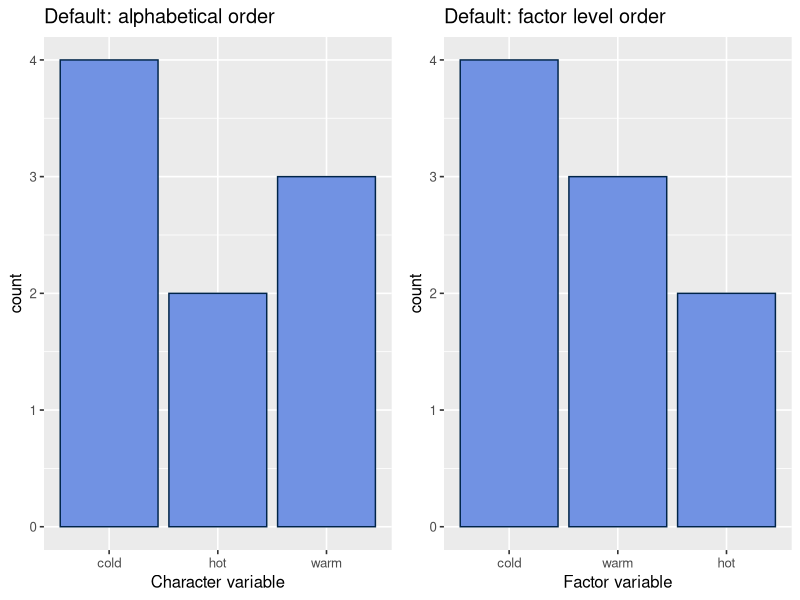
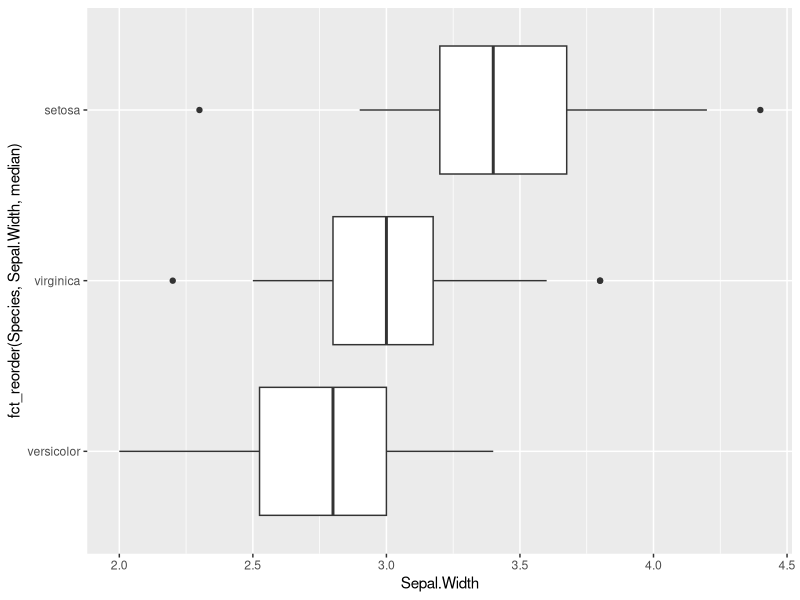
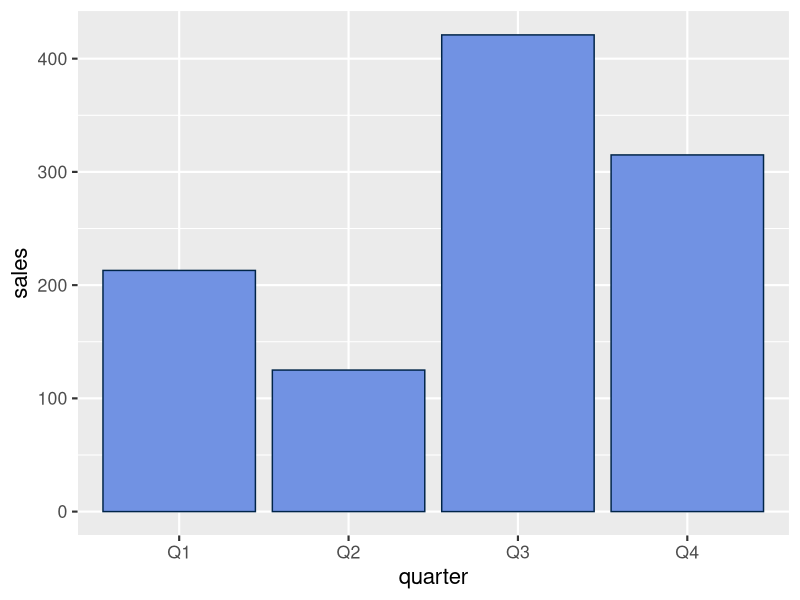
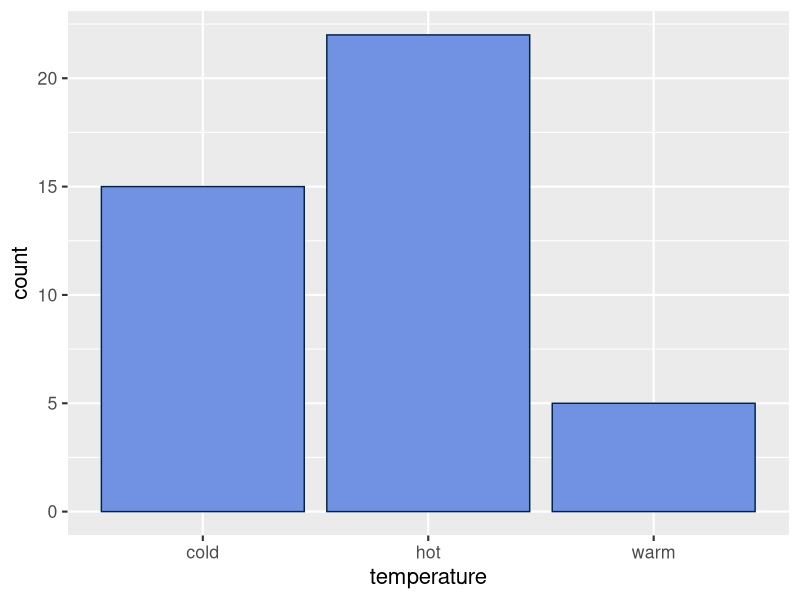
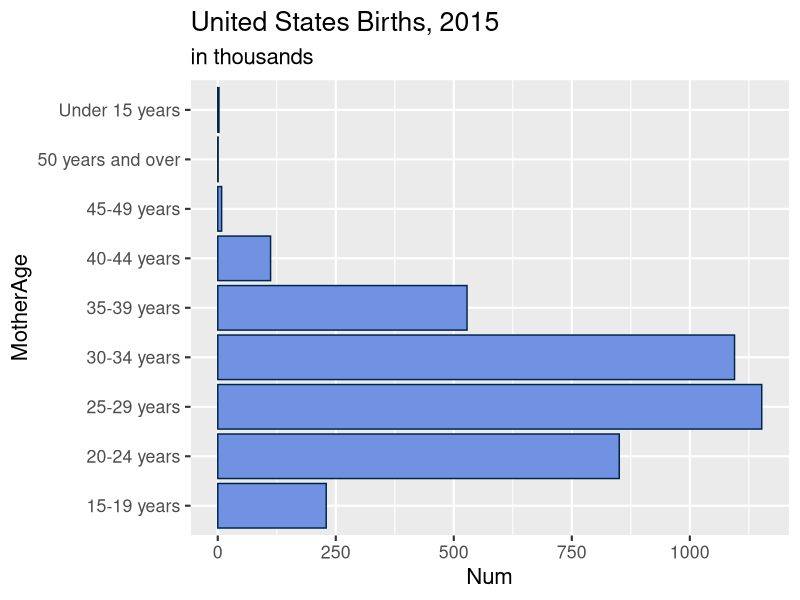
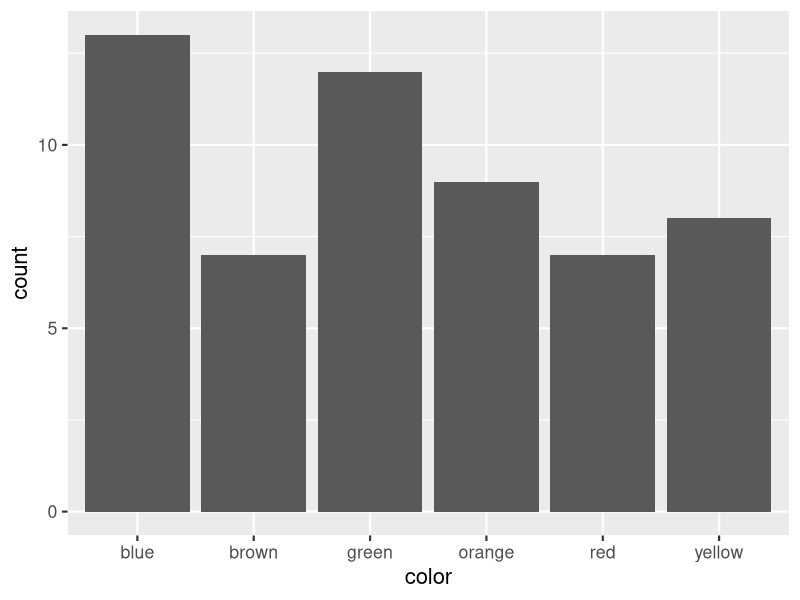
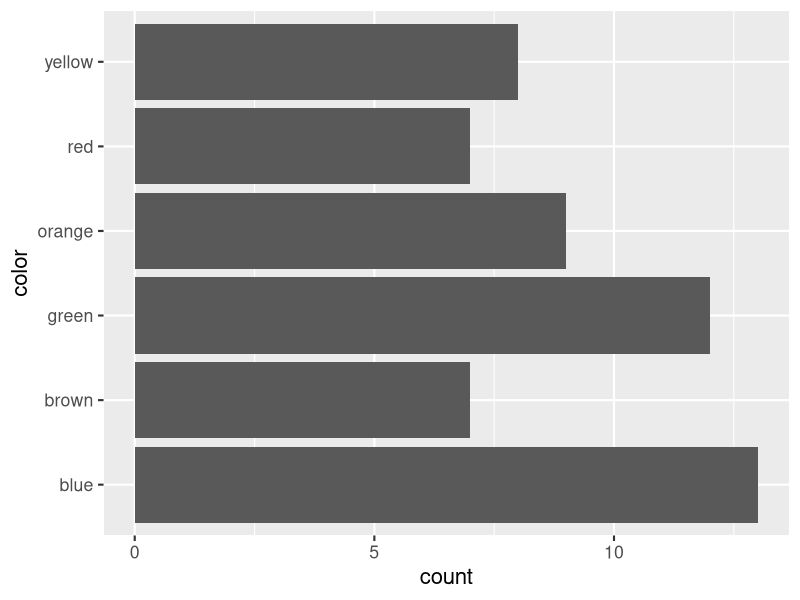
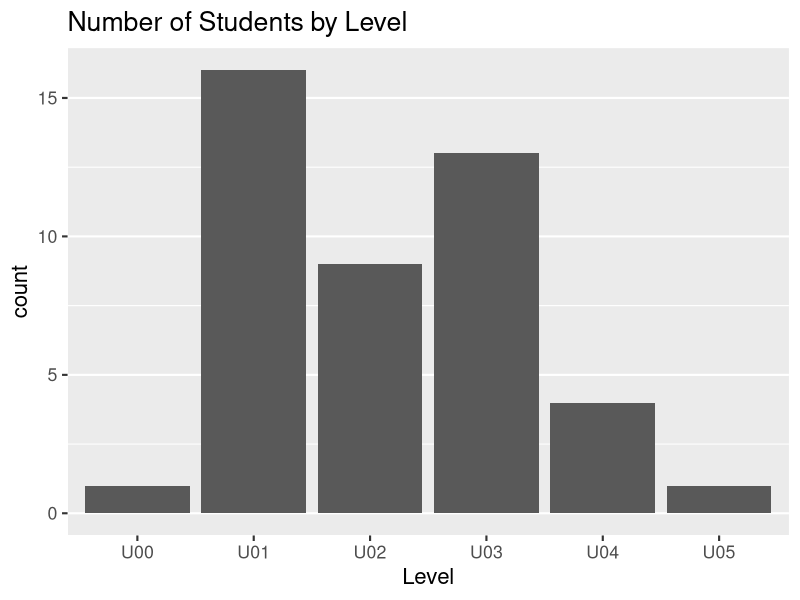

Reproduce these figures in R, in order.
## ---- chunk 1
library(knitr)
options(digits = 3, scipen = 999)
opts_chunk$set(fig.align='center',
               message = FALSE, cache = TRUE,
               warning = FALSE, echo = TRUE)
## ---- chunk 2
library(tidyverse)
mycolor <- "#002448"; myfill = "#7192E3"
## ---- chunk 3
df <- tibble(chardata = c("cold", "warm", "hot", "hot", "warm", "warm", "cold", "cold", "cold"), 
    factordata = factor(c("cold", "warm", "hot", "hot", "warm", "warm", "cold", "cold", "cold"), 
                                 levels = c("cold", "warm", "hot")))
## ---- chunk 4
library(gridExtra)
g1 <- ggplot(df, aes(chardata)) +
  geom_bar(color = mycolor, fill = myfill) + 
  ggtitle("Default: alphabetical order") +
  xlab("Character variable") +
  theme_grey(12)

g2 <- ggplot(df, aes(factordata)) +
  geom_bar(color = mycolor, fill = myfill) + 
  ggtitle("Default: factor level order") +
  xlab("Factor variable") +
  theme_grey(12)
grid.arrange(g1, g2, nrow = 1)
## ---- chunk 5
df <- data.frame(name = factor(c("STAT-UN-1201", "STAT-GR-5702",
                                 "STAT-GR-5293")),
                 enrollment = c(86, 172, 12))
df2 <- df
levels(df2$name) = c("Intro", "EDAV", "IMLV")
df2

# better approach

df$name <- fct_recode(df$name, Intro = "STAT-UN-1201", EDAV = "STAT-GR-5702",
                      IMLV = "STAT-GR-5293")
df
## ---- chunk 6
x <- factor(c("Jack", "Queen", "King", "Ace"))
levels(x)
fct_inorder(x)
## ---- chunk 7
x <- c("A", "B", "C", "move1", "D", "E", "move2", "F")

fct_relevel(x, "move1", "move2")
## ---- chunk 8
x <- c("A", "B", "C", "move1", "D", "E", "move2", "F")

fct_relevel(x, "move1", "move2", after = 4) # move after the fourth item
## ---- chunk 9
x <- c("A", "B", "C", "move1", "D", "E", "move2", "F")

fct_relevel(x, "move1", "move2", after = Inf)
## ---- chunk 10
levels(iris$Species)
ggplot(iris, aes(x = fct_reorder(Species, Sepal.Width, median), y = Sepal.Width)) +
  geom_boxplot() + 
  coord_flip()
## ---- chunk 11
x <- factor(c("Jack", "Queen", "King", "Ace", "Queen", "King", "King"))
levels(x)
fct_infreq(x)
## ---- chunk 12
df <- data.frame(quarter = factor(c("Q1", "Q2", "Q3", "Q4")),
                 sales = c(213, 125, 421, 315))
df
levels(df$quarter)
## ---- chunk 13
ggplot(df, aes(x = quarter, y = sales)) + 
  geom_col(color = mycolor, fill= myfill) +
  theme_grey(16)
## ---- chunk 14
df <- data.frame(temperature = factor(c("cold", "warm", "hot")),
                 count = c(15, 5, 22))

ggplot(df, aes(x = temperature, y = count)) +
  geom_col(color = mycolor, fill = myfill) +
  theme_grey(16)
## ---- chunk 15
Births2015 <- tibble(MotherAge = c("15-19 years", "20-24 years", "25-29 years", "30-34 years", "35-39 years", 
                                   "40-44 years", "45-49 years", "50 years and over", "Under 15 years"),
                     Num = c(229.715, 850.509, 1152.311, 1094.693, 527.996, 111.848, 8.171, .754, 2.5))

ggplot(Births2015, aes(MotherAge, Num)) + 
  geom_col(color = mycolor, fill = myfill) + 
  ggtitle("United States Births, 2015", subtitle = "in thousands") +
  scale_y_continuous(breaks = seq(0, 1250, 250)) +
  coord_flip() +
  theme_grey(16)
## ---- chunk 16
pack1 <- data.frame(
  color = c("blue", "brown", "green", "orange", "red", "yellow"),
  count = c(13, 7, 12, 9, 7, 8)
)

ggplot(pack1, aes(color, count)) + 
  geom_col() +
  theme_grey(16)
## ---- chunk 17
ggplot(pack1, aes(color, count)) + 
  geom_col() + 
  coord_flip() +
  theme_grey(16)
## ---- chunk 18
# data available here: https://github.com/jtr13/data
student <- read.csv("student_data.csv") # or use readr::read_csv()
glimpse(student)
levels(student$Level)
levels(factor(student$Level))
## ---- chunk 19
ggplot(student, aes(Level)) + 
  geom_bar()  +
  ggtitle("Number of Students by Level") +
  theme_grey(16) +
  theme(panel.grid.major.x = element_blank())
## ---- chunk 20
df <- tibble(temperature = factor(c("cold", "warm", "hot", "hot", "warm",
                                    "warm", "cold", "cold", "cold")))
df %>% 
  ggplot(aes(temperature)) +
  geom_bar() +
  theme_grey(16)
## ---- chunk 21
colors <- c("blue", "orange", "green", "yellow", "red", "brown")
# source of probabilities: https://blogs.sas.com/content/iml/2017/02/20/proportion-of-colors-mandms.html
probs2008 <- c(.24, .2, .16, .14, .13, .13)
df <- data.frame(mmcolor = sample(colors, 100, prob = probs2008, replace = TRUE))
## ---- chunk 22
dim(df)
head(df, 10)
## ---- chunk 23
ggplot(df, aes(mmcolor)) + 
  geom_bar() +
  theme_grey(16)
## ---- chunk 24
ggplot(df, aes(mmcolor)) + 
  geom_bar() +
  coord_flip() +
  theme_grey(16)
## ---- chunk 25
df <- data.frame(temperature = factor(c("cold", "warm", "hot", NA)),
                 count = c(15, 5, 22, 12))

ggplot(df, aes(x = fct_inorder(temperature), y = count)) +
  geom_col() +
  theme_grey(16)
## ---- chunk 26
df <- data.frame(temperature = factor(c("cold", "warm", "hot", NA)),
                 count = c(15, 5, 22, 12))

ggplot(df, aes(x = fct_inorder(temperature), y = count)) +
  geom_col() +
  coord_flip() +
  ggtitle("(NA bar is too prominent)") +
  theme_grey(16)
## ---- chunk 27
df <- data.frame(temperature = factor(c("cold", "warm", "hot", NA)),
                 count = c(15, 5, 22, 12))
df

ggplot(df, aes(x = fct_rev(fct_inorder(temperature)), y = count)) +
  geom_col() +
  coord_flip() + 
  ggtitle("(Reversing the factor levels doesn't help.)") +
  theme_grey(16)
## ---- chunk 28
df <- data.frame(temperature = factor(c("cold", "warm", "hot", NA)),
                 count = c(15, 5, 22, 12))

df %>% 
  mutate(temperature = fct_explicit_na(temperature, "NA") %>% 
           fct_relevel("NA", "hot", "warm", "cold")) %>%
  ggplot(aes(x = temperature, y = count)) +
  geom_col(color = mycolor, fill = myfill) +
  coord_flip() +
  theme_grey(16)
## ---- chunk 29
df <- data.frame(x = sample(c("red", "green", "blue"), 100, replace = TRUE))

ggplot(df, aes(fct_infreq(x))) + geom_bar()

df %>% group_by(x) %>% summarize(n = n())

binned_df <- df %>% count(x)

binned_df

ggplot(binned_df, aes(x = x, y = n, label = x)) + 
  geom_col() +
  geom_text(aes(y = n/2), col = "white")
## ---- chunk 30
df <- as.data.frame(Titanic)
head(df)
## ---- chunk 31
ggplot(df, aes(Class, Freq)) + 
  geom_col() +
  theme_grey(16)
## ---- chunk 32
ggplot(df, aes(Class, Freq)) + 
  geom_col(color = "grey50", fill = "lightblue") +
  theme_grey(16)
## ---- chunk 33
df %>% 
  group_by(Class) %>% 
  summarize(Freq = sum(Freq)) %>% 
  ggplot(aes(Class, Freq)) + 
  geom_col(color = "grey50", fill = "lightblue") +
  theme_grey(16)
## ---- chunk 34
df %>% 
  group_by(Class) %>% 
  summarize(Freq = sum(Freq)) %>% 
  ggplot(aes(fct_rev(Class), Freq)) + 
  geom_col(color = "grey50", fill = "lightblue") +
  xlab("") +
  theme_grey(16)
## ---- chunk 35
df %>% 
  group_by(Class) %>% 
  summarize(Freq = sum(Freq)) %>% 
  ggplot(aes(fct_reorder(Class, Freq, .desc = TRUE), Freq)) + 
  geom_col(color = "grey50", fill = "lightblue") +
  xlab("") +
  theme_grey(16)
## ---- chunk 36
df %>% 
  mutate(Class = fct_recode(Class, Third = "3rd", First = "1st", Second = "2nd")) %>% 
  group_by(Class) %>% 
  summarize(Freq = sum(Freq)) %>% 
  ggplot(aes(fct_reorder(Class, Freq, .desc = TRUE), Freq)) + 
  geom_col(color = "grey50", fill = "lightblue") + xlab("") +
  theme_grey(16)
